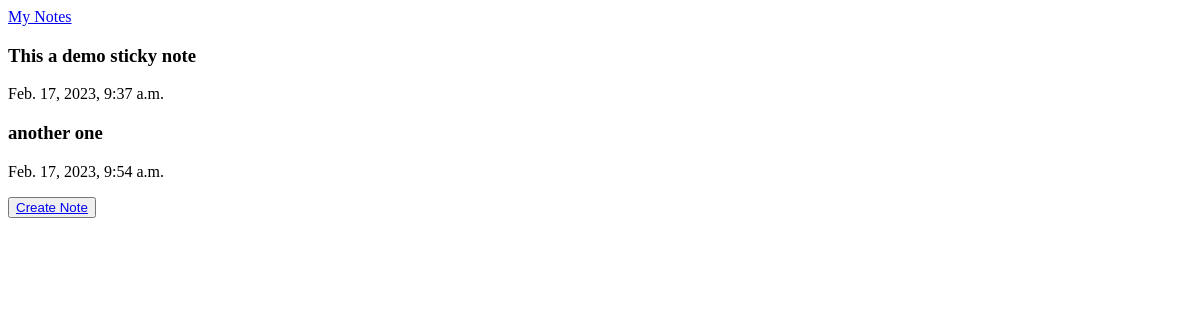
The app's page /, older data.
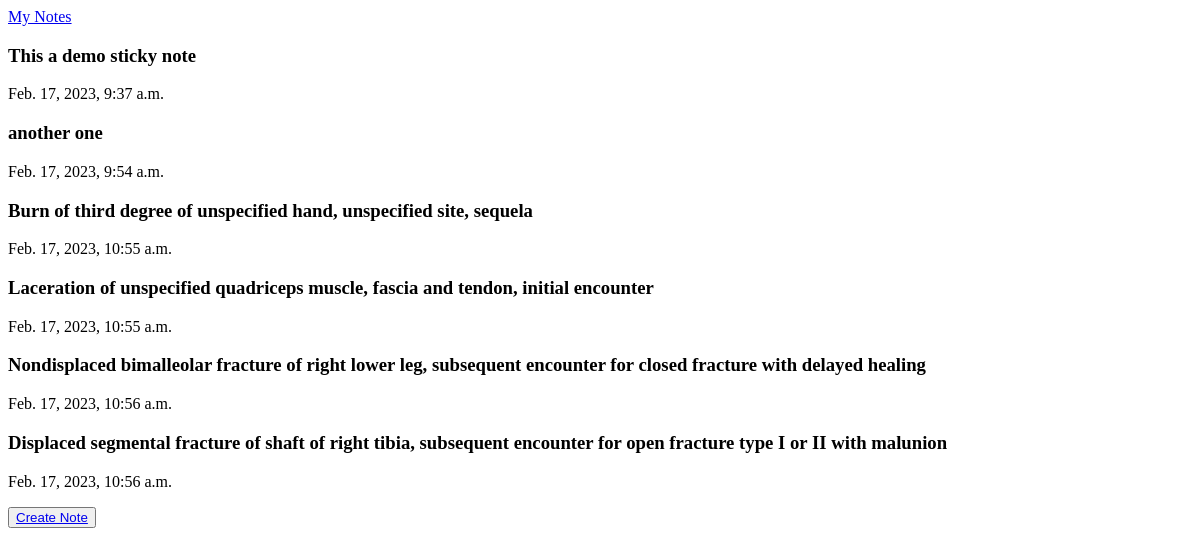
The same page, newer data.
### base/models.py (models this page shows, shortened)
class StickyNote(models.Model):
    note_text = models.CharField(max_length=250)
    created_at = models.DateTimeField(auto_now_add=True)
    last_updated = models.DateTimeField(auto_now_add=True)

### base/views.py (the view)
# urls.py: path('', views.home, name='home'),
def home(request):
    notes = StickyNote.objects.all()
    context = {'notes': notes}
    return render(request, 'base.html', context)

### templates/base.html (shortened to what this page needs)
<!DOCTYPE html>
<html lang="en">
<head>
<body>
    <nav>
        <a href="{% url 'home' %}">My Notes</a>
    </nav>
    {% for note in notes %}
        <h3>{{ note.note_text }}</h3>
        <p>{{ note.created_at }}</p>
    {% endfor %}
    <button><a href="{% url 'create_note' %}">Create Note</a></button>
</body>
</html>

Row changes from the older to the newer data that the page shows:
added StickyNote: note_text "Burn of third degree of unspecified hand, unspecified site, sequela", created_at "Feb. 17, 2023, 10:55 a.m."
added StickyNote: note_text "Laceration of unspecified quadriceps muscle, fascia and tendon, initial encounter", created_at "Feb. 17, 2023, 10:55 a.m."
added StickyNote: note_text "Nondisplaced bimalleolar fracture of right lower leg, subsequent encounter for closed fracture with delayed healing", created_at "Feb. 17, 2023, 10:56 a.m."
added StickyNote: note_text "Displaced segmental fracture of shaft of right tibia, subsequent encounter for open fracture type I or II with malunion", created_at "Feb. 17, 2023, 10:56 a.m."
